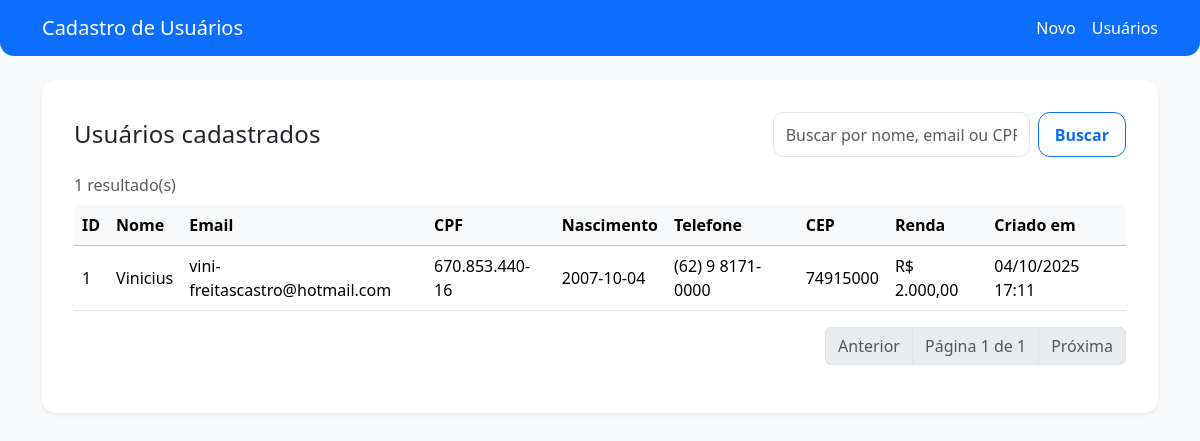
Screenshot of /users with the database file from the repository.
### tables this page shows
CREATE TABLE users (
  id INTEGER PRIMARY KEY AUTOINCREMENT,
  nome TEXT NOT NULL,
  email TEXT NOT NULL UNIQUE,
  senha_hash TEXT NOT NULL,
  cpf TEXT NOT NULL UNIQUE,
  data_nascimento TEXT NOT NULL,
  telefone TEXT,
  cep TEXT NOT NULL,
  renda_mensal REAL NOT NULL,
  aceite_termos INTEGER NOT NULL CHECK (aceite_termos IN (0,1)),
  created_at TEXT NOT NULL
);

### app.py (the view)
@app.get("/users")
def list_users():
    q = (request.args.get("q") or "").strip()
    try:
        page = max(1, int(request.args.get("page", "1")))
    except ValueError:
        page = 1
    per_page = 20
    users, total, pages = buscar_usuarios(q or None, page, per_page)
    return render_template("users.html", users=users, q=q, page=page, pages=pages, total=total)

### app.py (called while the page is built)
@app.template_filter("mask_cpf")
def mask_cpf(value: str):
    s = re.sub(r"\D", "", value or "")
    if len(s) != 11:
        return value
    return f"{s[0:3]}.{s[3:6]}.{s[6:9]}-{s[9:11]}"

@app.template_filter("mask_tel")
def mask_tel(value: str):
    s = re.sub(r"\D", "", value or "")
    if len(s) == 10:   # (DD) 0000-0000
        return f"({s[:2]}) {s[2:6]}-{s[6:]}"
    if len(s) == 11:   # (DD) 0 0000-0000
        return f"({s[:2]}) {s[2]} {s[3:7]}-{s[7:]}"
    return value

@app.template_filter("fmt_money")
def fmt_money(v):
    try:
        return f"R$ {float(v):,.2f}".replace(",", "X").replace(".", ",").replace("X", ".")
    except Exception:
        return v

@app.template_filter("fmt_date")
def fmt_date(iso_str: str):
    try:
        return datetime.fromisoformat(iso_str).strftime("%d/%m/%Y %H:%M")
    except Exception:
        return iso_str

def get_conn():
    conn = sqlite3.connect(DB_PATH)
    conn.row_factory = sqlite3.Row
    return conn

def buscar_usuarios(q: str | None, page: int, per_page: int = 20):
    sql = "FROM users WHERE 1=1"
    params = []
    if q:
        sql += " AND (LOWER(nome) LIKE ? OR LOWER(email) LIKE ? OR cpf LIKE ?)"
        qlike = f"%{q.lower()}%"
        params += [qlike, qlike, re.sub(r'\\D', '', q)]
    with get_conn() as conn:
        total = conn.execute(f"SELECT COUNT(*) {sql}", params).fetchone()[0]
        offset = (page - 1) * per_page
        rows = conn.execute(
            f"SELECT id, nome, email, cpf, data_nascimento, telefone, cep, renda_mensal, created_at "
            f"{sql} ORDER BY created_at DESC LIMIT ? OFFSET ?",
            params + [per_page, offset]
        ).fetchall()
    pages = max(1, ceil(total / per_page))
    return rows, total, pages

### templates/users.html
{% extends "base.html" %}
{% block content %}
<div class="card shadow-sm">
  <div class="card-body">
    <div class="d-flex flex-wrap align-items-center justify-content-between mb-3">
      <h1 class="h4 m-0">Usuários cadastrados</h1>
      <form class="d-flex" method="get" action="{{ url_for('list_users') }}">
        <input type="text" name="q" class="form-control me-2" placeholder="Buscar por nome, email ou CPF…" value="{{ q }}">
        <button class="btn btn-outline-primary" type="submit">Buscar</button>
      </form>
    </div>
    <p class="text-muted mb-2">{{ total }} resultado(s){% if q %} para <strong>"{{ q }}"</strong>{% endif %}</p>
    <div class="table-responsive">
      <table class="table table-hover align-middle">
        <thead class="table-light">
          <tr>
            <th>ID</th>
            <th>Nome</th>
            <th>Email</th>
            <th>CPF</th>
            <th>Nascimento</th>
            <th>Telefone</th>
            <th>CEP</th>
            <th>Renda</th>
            <th>Criado em</th>
          </tr>
        </thead>
        <tbody>
          {% for u in users %}
          <tr>
            <td>{{ u.id }}</td>
            <td>{{ u.nome }}</td>
            <td>{{ u.email }}</td>
            <td>{{ u.cpf | mask_cpf }}</td>
            <td>{{ u.data_nascimento }}</td>
            <td>{{ (u.telefone or '') | mask_tel }}</td>
            <td>{{ u.cep }}</td>
            <td>{{ u.renda_mensal | fmt_money }}</td>
            <td>{{ u.created_at | fmt_date }}</td>
          </tr>
          {% else %}
          <tr><td colspan="9" class="text-center text-muted py-4">Nenhum usuário encontrado.</td></tr>
          {% endfor %}
        </tbody>
      </table>
    </div>
    <nav aria-label="Paginação">
      <ul class="pagination justify-content-end">
        <li class="page-item {% if page <= 1 %}disabled{% endif %}">
          <a class="page-link" href="{{ url_for('list_users', q=q, page=page-1) }}">Anterior</a>
        </li>
        <li class="page-item disabled">
          <span class="page-link">Página {{ page }} de {{ pages }}</span>
        </li>
        <li class="page-item {% if page >= pages %}disabled{% endif %}">
          <a class="page-link" href="{{ url_for('list_users', q=q, page=page+1) }}">Próxima</a>
        </li>
      </ul>
    </nav>
  </div>
</div>
{% endblock %}

### templates/base.html (shortened to what this page needs)
<!doctype html>
<html lang="pt-br">
<head>
  <link href="https://cdn.jsdelivr.net/npm/bootstrap@5.3.3/dist/css/bootstrap.min.css" rel="stylesheet">
  <link rel="stylesheet" href="{{ url_for('static', filename='styles.css') }}">
</head>
<body class="bg-light">
  <nav class="navbar navbar-dark bg-primary mb-4">
    <div class="container d-flex justify-content-between">
      <a class="navbar-brand" href="{{ url_for('register_form') }}">Cadastro de Usuários</a>
      <div class="d-flex gap-3">
        <a class="nav-link text-white" href="{{ url_for('register_form') }}">Novo</a>
        <a class="nav-link text-white" href="{{ url_for('list_users') }}">Usuários</a>
      </div>
    </div>
  </nav>
  <main class="container">
    {% block content %}{% endblock %}
  </main>
</body>
</html>

### static/styles.css (style rules this page uses)
:root { --brand: #0d6efd; --brand-dark: #0a58ca; --bg-soft: #f8fafc; --card-shadow: 0 8px 24px rgba(0,0,0,.08); --radius: 14px; }
body { background: var(--bg-soft); }
.navbar { border-bottom-left-radius: var(--radius); border-bottom-right-radius: var(--radius); }
.card { border: 0; border-radius: var(--radius); box-shadow: var(--card-shadow); }
.card .card-body { padding: 1.25rem 1.25rem; }
@media (min-width: 768px) { .card .card-body { padding: 2rem 2rem; } }
.form-control, .form-check-input { border-radius: 10px; }
.btn { border-radius: 12px; padding: .6rem 1rem; font-weight: 600; }
h1, .h1, h2, .h2, h3, .h3 { letter-spacing: .2px; }
::placeholder { color: #94a3b8; }
html { scroll-behavior: smooth; }

### rows the page displays
users: id "1", nome "Vinicius", email "vini-freitascastro@hotmail.com", cpf|mask_cpf "670.853.440-16", data_nascimento "2007-10-04", telefone "(62) 9 8171-0000", cep "74915000", renda_mensal|fmt_money "R$ 2.000,00", created_at|fmt_date "04/10/2025 17:11"

### other values shown
{{ total }} "1"
{{ page }} "1"
{{ pages }} "1"
